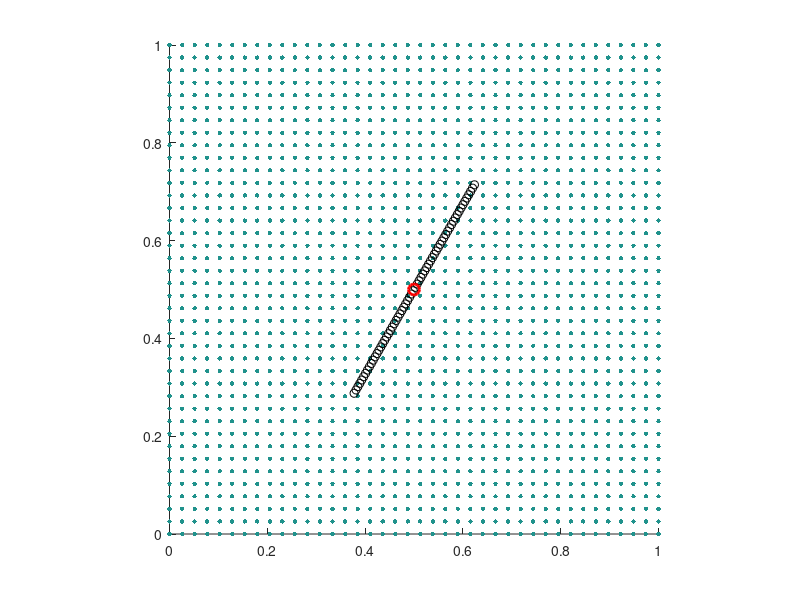

The MATLAB source for this figure: (Note: this script raises an error after producing the figure.)
%initialize.m
%% Initialize Parameters and special indices

L=1.0 % Box size                                        % m
N=64 % Number of grid cells
h=L/N % Grid spacing                                    % m
ip=[(2:N),1] % Grid index shifted left
im=[N,(1:(N-1))] % Grid index shifted right
K = 1e6;                                                % N/m²
rho=1; % Fluid density                                  % kg/m³
mu=0.01; % viscosity                                    % kg/(m·s)
tmax=10; % Run until time                               % s
dt=2e-4; % Time step                                    % s
clockmax=ceil(tmax/dt);

%% Initialize the visualization options
viz_option = "lagrangian particles"; % all options: "vorticity", "lagrangian particles"

%% Initialize boundary and velocity
%f0=1e-3;
%k=0:(Nb-1);
%theta = k'*dtheta;
%X = (L/2) + (L/4)*[cos(theta), sin(theta)];

% Assume the 假设线段长度 L0，pivot点位于 Lp
%f0=1e2;
f0=2e0;
L0 = L/2;
Px=L/2;
Py=L/2;
Nb = ceil(L0/(h/2));
ds = L0/Nb;
s = (0:(Nb-1))*ds;
Lp = (49/100)*L0;
m0 = 5e0;            % 线密度(可根据需要调整)
theta0 = (1/3)*pi;
X = zeros(Nb,2);
X(:,1) = Px + (s - Lp)*cos(theta0);
X(:,2) = Py + (s - Lp)*sin(theta0);
pivot = [Px;Py];
% I0 = m0 * integral_0^L0 (s - Lp)^2 ds = m0 * [ ( (L0 - Lp)^3 + (Lp)^3 ) / 3 ]
I0 = m0*((L0 - Lp)^3 + Lp^3)/3; 
theta = theta0;   % 初始角度
omega = 0;   % 初始角速度


u=zeros(N,N,2);
U0 = 0;  % 设定水平向右的常数速度，比如1 m/s，可根据需要调整
u(:,:,1) = U0;  % x方向速度全部设为 U0
u(:,:,2) = 0;   % y方向速度为 0
%j1=0:(N-1); % Initialize fluid velocity as (0,sin(2*pi*x/L))
%x=j1'*h;
%u(j1+1,:,2)=sin(2*pi*x/L)*ones(1,N);

%% Initialize animation
switch viz_option
    case 'vorticity'
        vorticity=(u(ip,:,2)-u(im,:,2)-u(:,ip,1)+u(:,im,1))/(2*h);
        dvorticity=(max(max(vorticity))-min(min(vorticity)))/5;
        values= (-10*dvorticity):dvorticity:(10*dvorticity); % Get vorticity contours
        valminmax=[min(values),max(values)];
        xgrid=zeros(N,N);
        ygrid=zeros(N,N);
        for j=0:(N-1)
          xgrid(j+1,:)=j*h;
          ygrid(:,j+1)=j*h;
        end
        contour(xgrid,ygrid,vorticity,values)
        caxis(valminmax)

        set(gcf,'double','on')
        contour(xgrid,ygrid,vorticity,values)
        hold on
        plot(X(:,1),X(:,2),'ko')
        axis([0,L,0,L])
        caxis(valminmax)
        axis equal
        axis manual
        drawnow
        hold off
    case "lagrangian particles"
        % visualize by Lagrangian Particle Tracking
        np=40;
        [particles_x, particles_y] = meshgrid(linspace(0,L,np),linspace(0,L,np));
        particles = [particles_x(:), particles_y(:)];
        [X_grid, Y_grid] = meshgrid(linspace(0, L, N), linspace(0, L, N));
        particles_vel_x = interp2(X_grid, Y_grid, u(:,:,1), particles(:,1), particles(:,2), 'linear', 0);
        particles_vel_y = interp2(X_grid, Y_grid, u(:,:,2), particles(:,1), particles(:,2), 'linear', 0);
        particles_vel2 = [particles_vel_x, particles_vel_y];
        speed = sqrt(particles_vel2(:,1).^2 + particles_vel2(:,2).^2);
        max(speed)
        speed_min = 0; speed_max = 1;
        avg_speed = mean(speed);
        
        scatter(particles(:,1), particles(:,2), 10, speed, 'filled', 'MarkerEdgeColor', 'none') 
        hold on
        plot(X(:,1),X(:,2),'ko')
        plot(pivot(1), pivot(2), 'ro', 'MarkerSize', 8, 'LineWidth', 2)
        axis([0 L 0 L])
        axis square;
        axis manual
        
        %colormap(jet)
        colormap(parula)
        colorbar
        clim([speed_min speed_max])
        title(sprintf('Time = %.2f, Avg Speed = %.4f', clock * dt, avg_speed))
        drawnow
        hold off
    otherwise
        error('Invalid visualization mode.');
end
